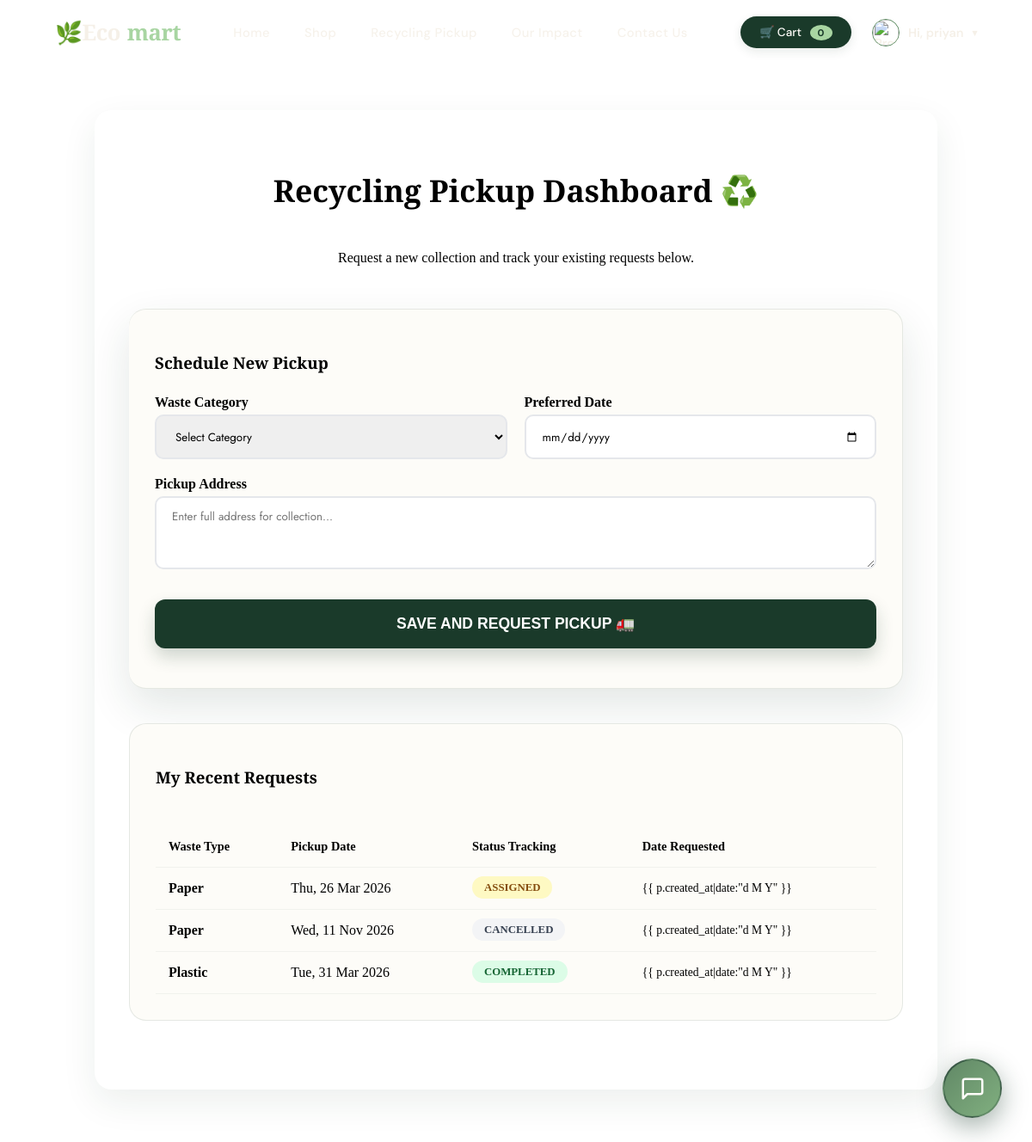
/request-pickup/ (signed in), run on an earlier commit of the app's database.
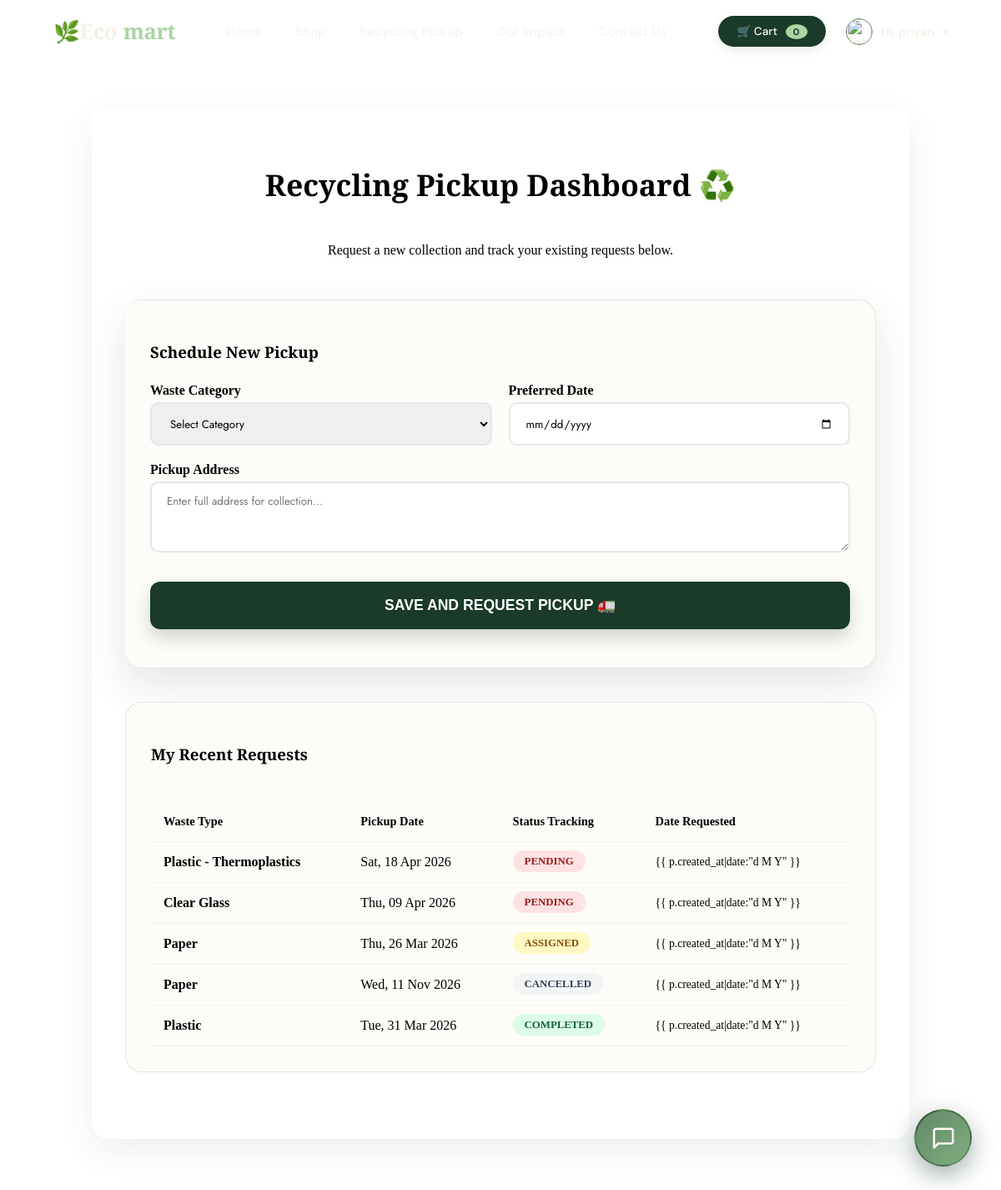
And on a later commit of the database.
### myapp/models.py (models this page shows, shortened)
class PickupRequest(models.Model):
    WASTE_TYPES = (
        ('Plastic', 'Plastic'),
        ('Electronic', 'Electronic/E-Waste'),
        ('Thermoplastics', 'Plastic - Thermoplastics'),
        ('Thermosetting Plastics', 'Plastic - Thermosetting Plastics'),
        ('Biodegradable Plastics', 'Plastic - Biodegradable Plastics'),
        ('Non-biodegradable Plastics', 'Plastic - Non-biodegradable Plastics'),
        ('IT Equipment', 'E-Waste - IT Equipment'),
        ('Telecommunication Devices', 'E-Waste - Telecommunication Devices'),
        ('Consumer Electronics', 'E-Waste - Consumer Electronics'),
        ('Lighting Equipment', 'E-Waste - Lighting Equipment'),
        ('Electrical Tools', 'E-Waste - Electrical Tools'),
        ('Medical Devices', 'E-Waste - Medical Devices'),
        ('Paper', 'Paper'),
        ('Cardboard', 'Paper - Cardboard'),
        ('Newspapers', 'Paper - Newspapers'),
        ('Office Paper', 'Paper - Office Paper'),
        ('Magazines', 'Paper - Magazines'),
        ('Books', 'Paper - Books'),
        ('Metal', 'Metal'),
        ('Aluminum Cans', 'Metal - Aluminum Cans'),
        ('Steel/Tin Cans', 'Metal - Steel/Tin Cans'),
        ('Scrap Metal', 'Metal - Scrap Metal'),
        ('Copper Wire', 'Metal - Copper Wire'),
        ('Glass', 'Glass'),
        ('Clear Glass', 'Glass - Clear Glass'),
        ('Green Glass', 'Glass - Green Glass'),
        ('Brown Glass', 'Glass - Brown Glass'),
        ('Other', 'Other'),
    )
    STATUS_CHOICES = (
        ('Pending', 'Pending'),
        ('Assigned', 'Assigned'),
        ('Completed', 'Completed'),
        ('Cancelled', 'Cancelled'),
    )
    user = models.ForeignKey(Register, on_delete=models.CASCADE)
    waste_type = models.CharField(max_length=50, choices=WASTE_TYPES)
    sub_waste_type = models.CharField(max_length=50, blank=True, null=True)
    pickup_date = models.DateField()
    address = models.TextField()
    status = models.CharField(max_length=20, choices=STATUS_CHOICES, default='Pending')
    created_at = models.DateTimeField(auto_now_add=True)

### myapp/views.py (the view, shortened to what this page needs)
# urls.py: path('request-pickup/', views.request_pickup, name='request_pickup'),
def request_pickup(request):
    if 'user_id' not in request.session:
        messages.error(request, 'Please login to request a recycling pickup.')
        return redirect('signin')
    user = Register.objects.get(id=request.session['user_id'])
    pickups = PickupRequest.objects.filter(user=user).order_by('-created_at')
    from datetime import date
    return render(request, 'Pages/request_pickup.html', {
        'current_date': date.today().strftime('%Y-%m-%d'),
        'pickups': pickups
    })

### myapp/context_processors.py (called while the page is built)
def cart_count(request):
    count = 0
    user_role = request.session.get('user_role', 'User')
    if 'user_id' in request.session:
        user_id = request.session['user_id']
        try:
            user = Register.objects.get(id=user_id)
            if user.role != user_role:
                request.session['user_role'] = user.role
                user_role = user.role
        except Register.DoesNotExist:
            request.session.flush()
            return {'cart_count': 0, 'user_role': 'User'}
        cart_items = Cart.objects.filter(user_id=user_id)
        count = sum(item.quantity for item in cart_items)
    return {
        'cart_count': count,
        'user_role': user_role
    }

### myapp/templates/Pages/request_pickup.html (shortened to what this page needs)
{% extends 'base.html' %}
{% load static %}
{% block content %}
<link rel="stylesheet" href="{% static 'Styles/pickup.css' %}">
<section class="pickup-section">
    <div class="pickup-container">
        <div style="text-align: center; margin-bottom: 50px;">
            <h1 class="pickup-title">Recycling Pickup Dashboard ♻️</h1>
            <p style="color: var(--sage-secondary);">Request a new collection and track your existing requests below.
            </p>
        </div>
        <div class="pickup-card"
            style="box-shadow: 0 20px 50px rgba(26, 58, 42, 0.12); border-left: 8px solid var(--forest-primary);">
            <h3 style="font-family: 'Playfair Display'; margin-bottom: 25px; color: var(--forest-primary);">Schedule New
                Pickup</h3>
            <form action="{% url 'request_pickup' %}" method="POST" class="pickup-form" id="mainPickupForm">
                <div style="display: grid; grid-template-columns: 1fr 1fr; gap: 20px;">
                    <div class="form-group" id="mainWasteGroup">
                        <label for="main_category">Waste Category</label>
                        <select name="waste_type" id="main_category" class="form-input" style="height: 52px;" required onchange="handleCategoryChange()">
                            <option value="" disabled selected>Select Category</option>
                        </select>
                    </div>
                    <div class="form-group">
                        <label for="pickup_date">Preferred Date</label>
                        <input type="date" name="pickup_date" id="pickup_date" class="form-input" style="height: 52px;"
                            required min="{{ current_date }}">
                    </div>
                </div>
                <div class="form-group">
                    <label for="address">Pickup Address</label>
                    <textarea name="address" id="address" class="form-input" rows="3"
                        placeholder="Enter full address for collection..." required></textarea>
                </div>
                <button type="submit" class="submit-pickup">Save and Request Pickup 🚛</button>
            </form>
        </div>
        <div class="pickup-card">
            <h3 style="font-family: 'Playfair Display'; margin-bottom: 25px; color: var(--forest-primary);">My Recent
                Requests</h3>
            {% if pickups %}
            <div style="overflow-x: auto;">
                <table class="pickup-table">
                    <thead>
                        <tr>
                            <th>Waste Type</th>
                            <th>Pickup Date</th>
                            <th>Status Tracking</th>
                            <th>Date Requested</th>
                        </tr>
                    </thead>
                    <tbody>
                        {% for p in pickups %}
                        <tr>
                            <td style="font-weight: 700; color: var(--forest-primary);">
                                {{ p.waste_type }}{% if p.sub_waste_type %} - {{ p.sub_waste_type }}{% endif %}
                            </td>
                            <td>{{ p.pickup_date|date:"D, d M Y" }}</td>
                            <td>
                                <span class="status-badge status-{{ p.status|lower }}">{{ p.status }}</span>
                            </td>
                            <td style="font-size: 0.85rem; color: var(--sage-secondary);">{{ p.created_at|date:"d M Y"
                                }}</td>
                        </tr>
                        {% endfor %}
                    </tbody>
                </table>
            </div>
            {% else %}
            <div style="text-align: center; padding: 40px;">
                <p style="color: var(--sage-secondary);">No requests found. Start by filling the form above! 🌿</p>
            </div>
            {% endif %}
        </div>
    </div>
</section>
{% endblock %}

What changed in the data, as far as the page shows it:
added PickupRequest: waste_type "Plastic", sub_waste_type "Thermoplastics", pickup_date "Sat, 18 Apr 2026", status "PENDING"
added PickupRequest: waste_type "Clear Glass", pickup_date "Thu, 09 Apr 2026", status "PENDING"
